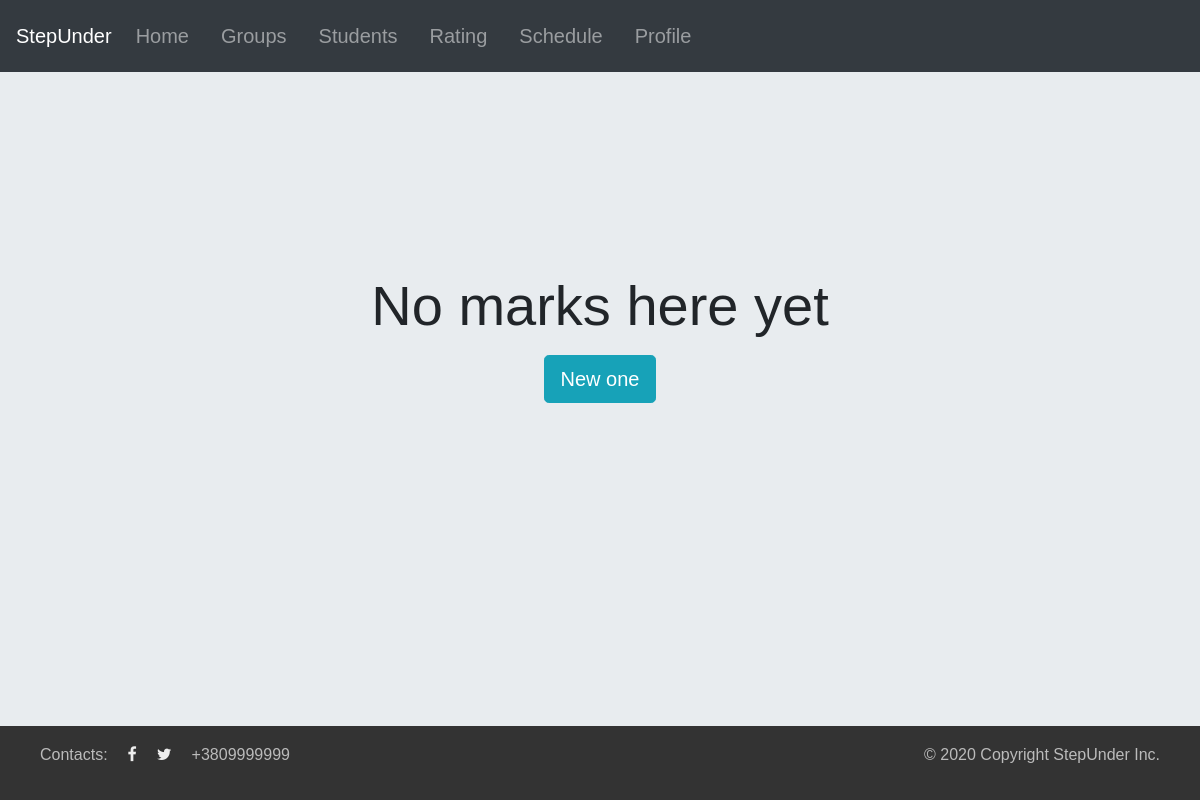
The app's page /student/serhiikruk-1601845618/marks (signed in), older data.
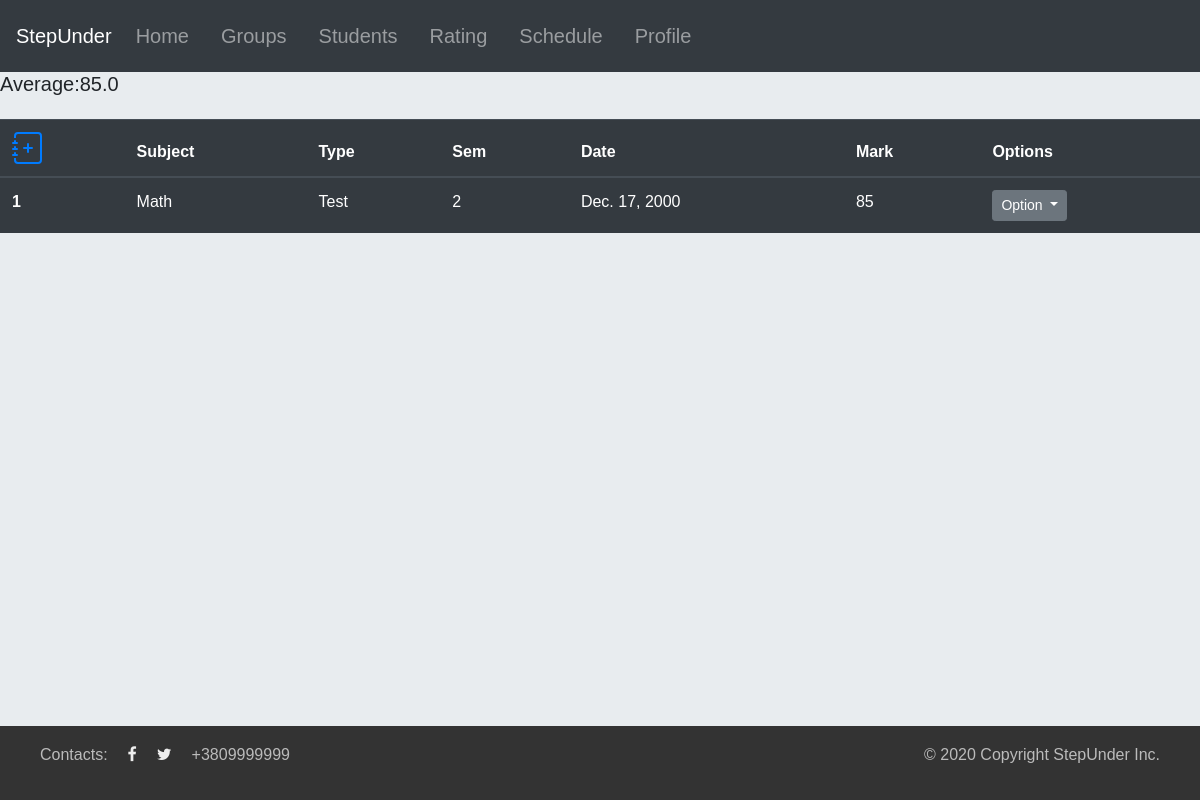
The same page, newer data.
### Groups/models.py (models this page shows, shortened)
class Student(models.Model):
    is_registered = models.BooleanField(default=False)
    first_name = models.CharField(max_length=20)
    second_name = models.CharField(max_length=20)
    date_of_birth = models.DateField(auto_now_add=False, auto_now=False)
    slug = models.SlugField(max_length=150, unique=True)
    photo = models.ImageField(blank=False)
    group_id = models.ForeignKey('Group', related_name='students', on_delete=models.CASCADE)
    latitude = models.FloatField()
    longitude = models.FloatField()
    address = models.TextField(default='No data')
    marks = models.ManyToManyField('Mark')
    phone_regex = RegexValidator(regex=r'^\+?1?\d{9,15}$', message="Phone number must be entered in the format: '+999999999'. Up to 15 digits allowed.")
    phone_number = models.CharField(validators=[phone_regex], max_length=17, blank=True)
    avg_mark = models.FloatField(default=0)

class Mark(models.Model):
    class Type(models.TextChoices):
        Exam = "Exam"
        Test = "Test"
    class Semester(models.IntegerChoices):
        First = 1
        Second = 2
    mark = models.IntegerField()
    subject = models.ForeignKey('Subject',  on_delete=models.CASCADE)
    type = models.CharField(choices=Type.choices, max_length=10)
    semester = models.IntegerField(choices=Semester.choices)
    date = models.DateField(auto_now_add=False, auto_now=False)

class Subject(models.Model):
    name = models.CharField(max_length=25, unique=True)
    info = models.TextField()
    def __str__(self):
        return '{}'.format(self.name)

### Groups/views.py (the view)
# urls.py: path('student/<str:slug>/marks', login_required(views.MarkList.as_view()), name='marks_list'),
class MarkList(View):
    def get(self, request, slug):
        student = Student.objects.get(slug=slug)
        return render(request, 'Groups/marks_list.html', context={'student': student})

### Groups/templates/Groups/marks_list.html (shortened to what this page needs)
{% extends 'Groups/base.html' %}
{% block add_src %}
{% load static %}
<link type="text/css" rel="stylesheet" href="{% static 'css/object_list.css' %}">
{% endblock %}
{% block content %}
{% if student.marks.count > 0 %}
<h5>Average:{{student.avg_mark}}</h5>
<table class="table table-dark">
  <thead>
    <tr>
      <th scope="col">
        <a href="{% url 'mark_create' slug=student.slug %}">
        </a>
      </th>
      <th scope="col">Subject</th>
      <th scope="col">Type</th>
      <th scope="col">Sem</th>
      <th scope="col">Date</th>
      <th scope="col">Mark</th>
      <th scope="col">Options</th>
    </tr>
  </thead>
  <tbody>
    {% for mark in student.marks.all %}
    <tr>
      <th scope="row">{{forloop.counter}}</th>
      <td>{{mark.subject}}</td>
      <td>{{mark.type}}</td>
      <td>{{mark.semester}}</td>
      <td>{{mark.date}}</td>
      <td>{{mark.mark}}</td>
     <td>
       <div class="dropdown">
        <button class="btn btn-secondary btn-sm dropdown-toggle" type="button" id="dropdownMenuButton" data-toggle="dropdown" aria-haspopup="true" aria-expanded="false">
        Option
        </button>
      </div>
     </td>
    </tr>
  {% endfor %}
  </tbody>
</table>
{% else %}
<div id="empty_list">
    <h1 class="display-4" >No marks here yet</h1>
    <p  class="lead">
    <a class="btn btn-info btn-lg" href="{% url 'mark_create' slug=student.slug %}" role="button">New one</a>
    </p>
  </div>
{% endif %}
{% endblock %}

Row changes from the older to the newer data that the page shows:
now on this page (row edited): Student: avg_mark "85.0"
added Mark: subject "Math", type "Test", semester "2", date "Dec. 17, 2000", mark "85"
Text that changed along with them:
text no longer shown: "No marks here yet New one"
text now shown: "Average: Subject Type Sem Date Mark Options"
